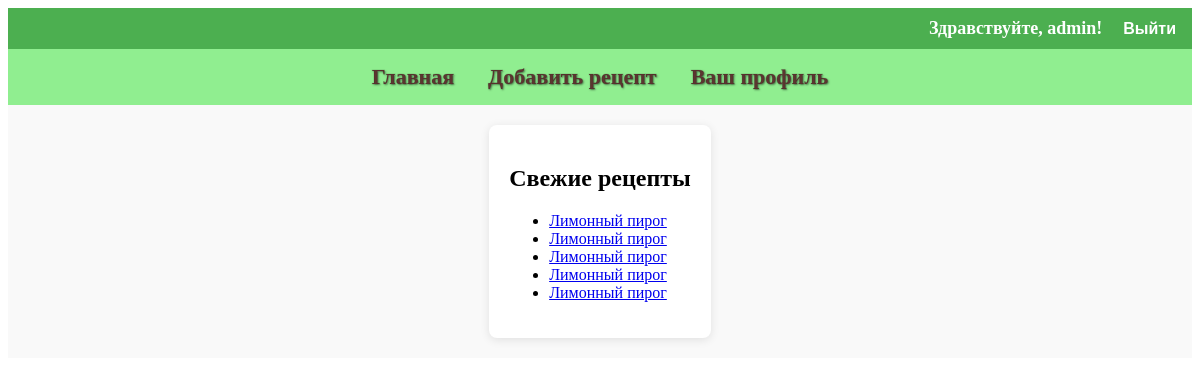
The page /accounts/ (signed in) on the database its author committed.
### recipe_app/models.py (models this page shows, shortened)
class Recipe(models.Model):
    title = models.CharField(max_length=100, verbose_name="Название блюда")
    description = models.TextField(verbose_name="Описание")
    preparation_steps = models.TextField(verbose_name="Шаги приготовления")
    preparation_time = models.PositiveIntegerField(verbose_name="Время приготовления в минутах")
    image = models.ImageField(upload_to='recipes/images/', verbose_name="Добавьте фото")
    author = models.ForeignKey(User, on_delete=models.CASCADE, verbose_name="Автор")
    categories = models.ManyToManyField(Category, through='RecipeCategory', verbose_name="Категория")
    ingredients = models.TextField(blank=True, null=True, verbose_name="Ингредиенты")

### recipe_app/views.py (the view)
# urls.py: path('', recipe_list, name='recipe_list'),
def recipe_list(request):
    recipes = Recipe.objects.order_by('-id').distinct()[:5]
    return render(request, 'recipes/recipe_list.html', {'recipes': recipes})

### recipe_app/templates/recipes/recipe_list.html (shortened to what this page needs)
{% extends 'base.html' %}
{% block content %}
<h2>Свежие рецепты</h2>
<ul>
    {% for recipe in recipes %}
        <li><a href="{% url 'recipe_detail' recipe.id %}">{{ recipe.title }}</a></li>
    {% endfor %}
</ul>
{% endblock %}

### recipe_app/templates/base.html (shortened to what this page needs)
<!DOCTYPE html>
<html lang="ru">
{% load static %}
<head>
    <link rel="stylesheet" type="text/css" href="{% static 'styles.css' %}">
</head>
<body>
    <div class="top-bar">
        <div class="user-info">
            {% if user.is_authenticated %}
                <p>Здравствуйте, {{ user.username }}!</p>
                <form action="{% url 'logout' %}" method="post">
                    <button type="submit">Выйти</button>
                </form>
            {% else %}
                <p><a href="{% url 'login' %}">Войти</a> | <a href="{% url 'register' %}">Зарегистрироваться</a></p>
            {% endif %}
        </div>
    </div>
    <header>
        <nav>
            <a href="{% url 'recipe_list' %}">Главная</a>
            <a href="{% url 'add_recipe' %}">Добавить рецепт</a>
            {% if user.is_authenticated %}
                <a href="{% url 'profile' %}">Ваш профиль</a>
            {% endif %}
        </nav>
    </header>
    <div class="content-container">
        <div class="content">
            <main>
                {% block content %}{% endblock %}
            </main>
        </div>
    </div>
</body>
</html>

### recipe_app/static/styles.css (style rules this page uses)
.content-container { display: flex; justify-content: center; background-color: #f9f9f9; padding: 20px; }
.content { max-width: 800px; background-color: white; padding: 20px; border-radius: 8px; box-shadow: 0 2px 10px rgba(0, 0, 0, 0.1); }
form { display: flex; flex-wrap: wrap; gap: 20px; justify-content: space-between; }
.top-bar { background-color: #4CAF50; color: white; padding: 10px; display: flex; justify-content: flex-end; align-items: center; }
.top-bar .user-info { display: flex; gap: 15px; align-items: center; }
.top-bar p { font-size: 18px; font-weight: bold; margin: 0; }
.top-bar form { display: inline; margin: 0; }
.top-bar button { background: none; border: none; color: white; cursor: pointer; font-size: 16px; font-weight: bold; }
header { padding: 15px; text-align: center; background-color: #90EE90; }
nav a { margin: 0 15px; text-decoration: none; color: #5c3530; font-weight: bold; font-size: 22px; text-shadow: 1px 1px 2px rgba(0, 0, 0, 0.5); -webkit-text-stroke: 1px rgba(0, 0, 0, 0.1); }

### rows shown on the page
Recipe: title "Лимонный пирог"
Recipe: title "Лимонный пирог"
Recipe: title "Лимонный пирог"
Recipe: title "Лимонный пирог"
Recipe: title "Лимонный пирог"

### other values the page prints
{{ user.username }} "admin"
